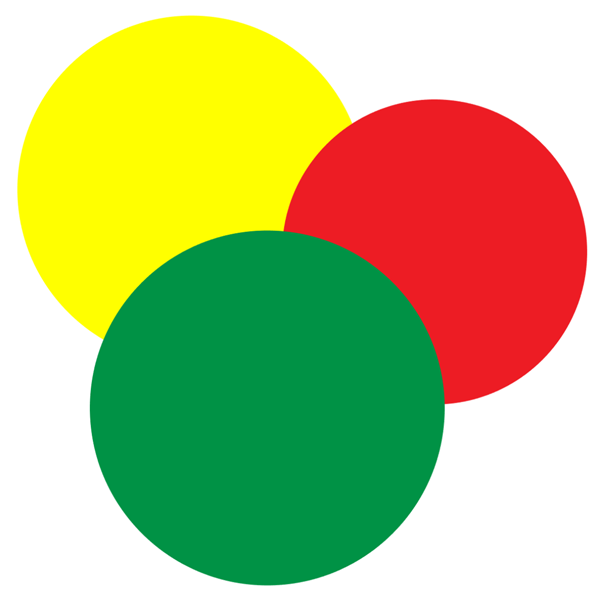
#> input picture 5 lab/picture.png, 600 x 600 px
$ jupyter execute lab5.ipynb
#> lines starting #> are read from the running program, lines starting #| are printed output that depends on the picture
# Лабораторная работа 5. Основы анализа данных NumPy и Matplotlib.

# Часть 1. NumPy

При решении научных задач с помощью численных методов зачастую приходится иметь дело с большими массивами данных в виде массивов и матриц. Стандартные средства Python (например, использование списков для хранения данных и прямой перебор элементов с помощью циклов) плохо подходят для таких задач, так как будут работать крайне медленно, в отличие от программ на компилируемых языках (Fortran, С). Пакет NumPy (http://www.numpy.org/) — это основной пакет, используемый в научных вычислениях в Python. NumPy предназначен для эффективной работы с многомерными массивами, в том числе для эффективного применения математических операций к массивам и матрицам и их модификации без прямого перечисления элементов массивов. Помимо этого NumPy обладает и другими возможностями — линейная алгебра, удобный ввод/вывод в файлы, моделирование случайных величин, быстрое преобразование Фурье, объединение программ на Fortran и С и другое (подробнее см. оф. сайт), поэтому важно изучить возможности данной библиотеки как можно лучше.

1.	Внимательно изучите следующий урок по NumPy: http://scipy.github.io/old-wiki/pages/Tentative_NumPy_Tutorial.
2.	Изучите официальное руководство пользователя https://docs.scipy.org/doc/numpy/user/.
3.	Внимательно изучите Reference Guide (полное описание всех функций) https://docs.scipy.org/doc/numpy/reference/, именно в нем перечислены все возможности NumPy, этой ссылкой придется регулярно пользоваться.

Выполните следующие задания (их много, но каждое занимает одну или несколько строк) средствами NumPy (и без использования циклов!)

Импортируйте пакет numpy под именем nр

[cell 1]
import numpy as np
from numpy  import *

Создайте вектор из 10 элементов, заполненный 0, пятый элемент которого равен 1.

[cell 2]
n1=zeros((1,10))
n1[0][4]=1
n1

Создайте матрицу 3 на 3 со значениями от 0 до 8.

[cell 3]
a = arange(9).reshape(3, 3)
a

Найдите индексы ненулевых элементов вектора [1,2,0,0,4,0].

[cell 4]
a2 = array( [1,2,0,0,4,0] )
counter = 0
for i in a2 :
    if(i!=0): print(counter)
    counter+=1

Объявите единичную матрицу размером 3 на 3.

[cell 5]
a3=ones((3,3))
a3

Создайте массив 10x10x10 из случайных чисел.

[cell 6]
a4=random.random((10,10,10))
a4

Создайте матрицу 8 на 8, заполненную 0 и 1 в шахматном порядке.

[cell 7]
a5 = zeros(64).reshape(8, 8)
counter1 = 0
counter2 = 0
for i in range(0, 8):
    for j in range(0, 8):
        if(counter1 % 2 ==0):
            if(counter2 % 2 ==0):
                a5[i][j] = 1
        else:
            if(counter2 % 2 !=0):
                a5[i][j] = 1
        counter2 +=1
    counter1 += 1
    counter2=0
a5

Найдите произведение матриц 5x3 на 3x2 (см. линейную алгебру) .

[cell 8]
m1 = [ [5, 6, 7],[2, 3, 4]]

m2 = [[2, 5, 8, 11],[3, 6, 9, 12],[1, 4, 7, 10]]

m3 = [ [ sum(map(lambda x: x[0] * x[1], zip(m1[i], [c[j] for c in m2]))) for j in range(len(m2[0])) ] for i in range(len(m1)) ]

for res in m3:
    print(res)

Создайте матрицу, в каждом ряду которой стоят числа от 0 до 8 (используйте сложение матрицы с вектором).

[cell 9]
a7=np.zeros((3,9))
v1=np.array([0,1,2,3,4,5,6,7,8])
anew=a7+v1
anew

Создайте вектор длины 1000. Найдите среднее (арифметическое) значение из этих элементов.

[cell 10]
a8=np.random.random((1,1000))
sum=0
for i in range(0,len(a8[0])-1):
    sum+=a8[0][i]
print(sum/1000)

## Часть 2. Matplotlib

Matplotlib (http://matplotlib.org/index.html) — это библиотека для создания графиков в Python. Matplotlib позволяет строить графики любой сложности типографского качества, которые можно вставить в статью. Подробнее о возможностях см. http://matplotlib.org/users/ intro.html. Matplotlib — большой и сложный инструмент, но на прак¬тике в научных вычислениях часто пользуются частью библиотеки matplotlib .pyplot, которая имитирует построение графиков в стиле MATLAB. В качестве достаточно полного введения можно прочитать http://matplotlib.org/users/index.html.

На практике бывает очень трудно помнить все возможности Matplotlib, поэтому часто используют галереи готовых примеров, а потом модифи-цируют их под свои нужды. Примеры таких подборок можно найти по следующим ссылкам:

•	http://matplotlib.org/gallery.html
•	http://matplotlib.org/examples/index.html
•	http://wiki.scipy.org/Cookbook/Matplotlib/

Еще материалы.
1.	Введение http://matplotlib.org/users/pyplot_tutorial.html
2.	Введение 2 http://www.loria.fr/~rougier/teaching/matplotlib/.
Изучите, как создавать графики разных типов http://www.loria.fr/~rougier/teaching/matplotlib/#other-types-of-plots.
3.	Использование текста в подписях и т.д. http://matplotlib.org/users/text_intro.html.
4.	Использование математического текста http://matplotlib.org/users/mathtext.html.
5.	Создание легенды http://matplotlib.org/users/legend_guide.html.
6.	Интерактивное использование Matplotlib http://matplotlib.org/users/shell.html (этот пример можно использовать не только в командной строке, но и в коде для наблюдения за изменением графиков в ходе выполнения программы).

[cell 11]
import matplotlib as mp
import matplotlib.pyplot as plt

Постройте поточечный график функции. Сгенерируйте два массива для этого. Один со значениями по возрастанию (для X), второй со случайными значениями (для Y).

[cell 12]
X=([10,20,30,40,50])
Y=([3,6,8,4,5])
plt.plot(X,Y, "ro")
plt.show()
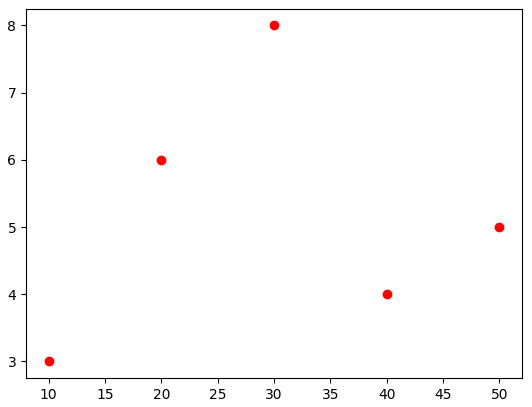
#> figure drawn by matplotlib, 1 panel

Выберите тригонометрическую функцию $T(x)$, выберите полином $P(x)$. Постройте график функции $T(x)P(x)$.

К графику добавьте: обозначение оси абсцисс, обозначение оси ординат, название графика, вставка легенды (текста в label).

[cell 13]
X = np.linspace(-np.pi, np.pi, 256, endpoint=True)
Tx=np.cos(X)
def Px(X):
    return X**2+3*X
f=Tx*Px(X)
plt.plot(X,f, "r")
plt.title('график ')
plt.xlabel('X')
plt.ylabel('Y')
plt.legend("f")
plt.show()
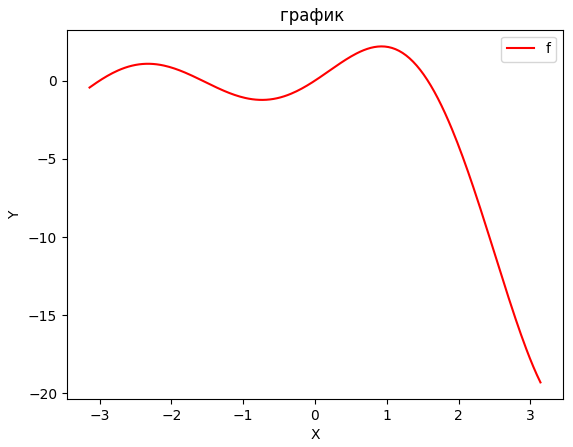
#> figure drawn by matplotlib, 1 panel; curve peaks at x = 0.924, y = 2.19

Измените цвет графика на Ваш любимый.

[cell 14]
plt.plot(X,f, "g")
plt.title('график ')
plt.xlabel('X')
plt.ylabel('Y')
plt.legend("f")
plt.show()
#> figure, not shown here; curve peaks at x = 0.924, y = 2.19

Постройте несколько квивых. Первая - цвет красный, сплошная, вторая - цвет синий, штрих-пунктир.

[cell 15]
def f1(X):
    return np.exp(X) * np.cos(X)
def f2(X):
    return np.cos(X)
plt.title('f1 ')
plt.plot(X,f1(X), "r")
plt.show()
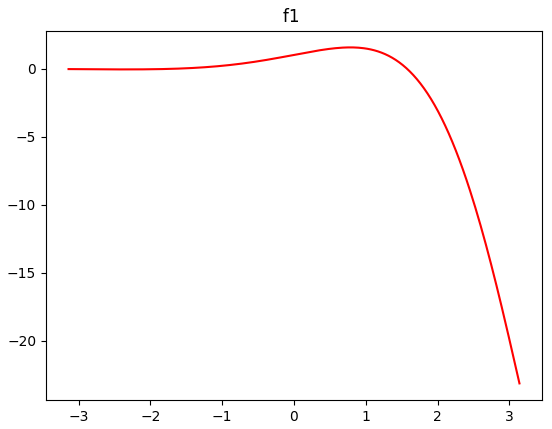
#> figure drawn by matplotlib, 1 panel; curve peaks at x = 0.776, y = 1.55
plt.title('f2 ')
plt.plot(X,f2(X), "b--")
plt.show()
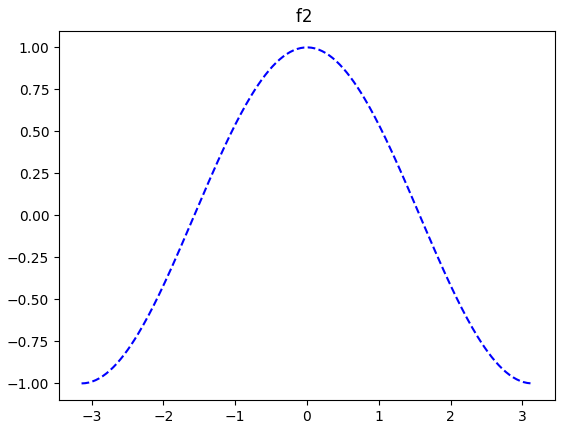
#> figure drawn by matplotlib, 1 panel; curve peaks at x = -0.0123, y = 1

Постройте теже графики, только для первого добавьте маркеры из красных треугольников, для второго синие круглые маркеры.

[cell 16]
X = np.linspace(-np.pi, np.pi, 30, endpoint=True)
plt.title('f1 ')
plt.plot(X,f1(X), "r^")
plt.show()
#> figure, not shown here; curve peaks at x = 0.758, y = 1.55
plt.title('f2 ')
plt.plot(X,f2(X), "bo")
plt.show()
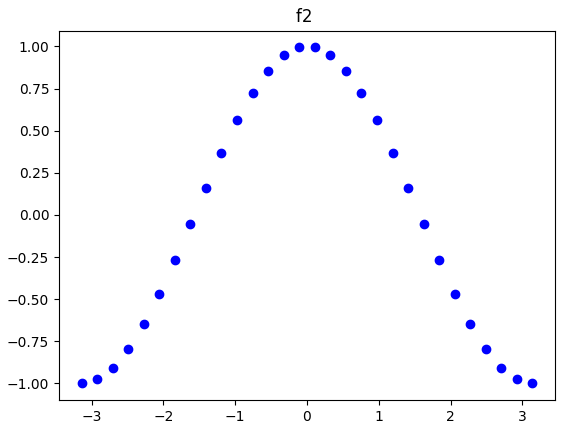
#> figure drawn by matplotlib, 1 panel; curve peaks at x = -0.108, y = 0.994

# Часть 3. OpenCV

Прочитайте картинку используя opencv

[cell 17]
import cv2

img = cv2.imread('picture.png')
#> img is the input picture: shape (600, 600, 3); mean B, G, R 122.4, 189.4, 182.1
cv2.imshow('image',img)
cv2.waitKey(0)
cv2.destroyAllWindows()

Сделайте ее черно-белой

[cell 18]
gray_image = cv2.cvtColor(img, cv2.COLOR_BGR2GRAY)
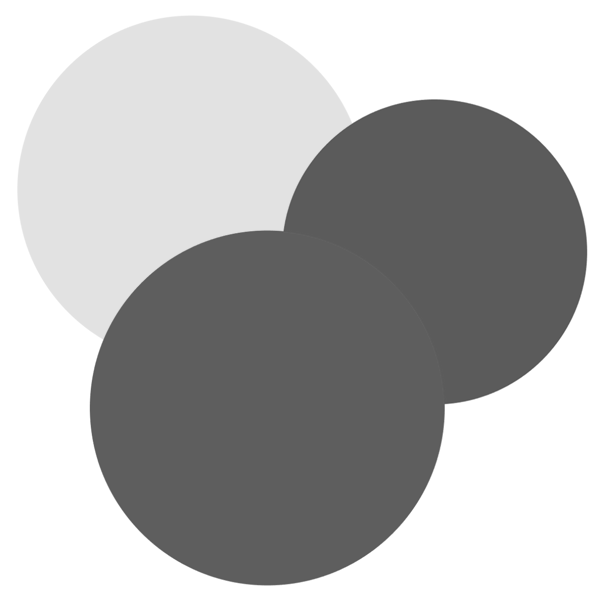
#> gray_image: shape (600, 600); min 83, max 255, mean 179.6
cv2.imshow('image',gray_image)
cv2.waitKey(0)
cv2.destroyAllWindows()

Измените размер на 300x300

[cell 19]
resize_img = cv2.resize(img  , (300 , 300))
cv2.imshow('image' , resize_img)
cv2.waitKey(0)
cv2.destroyAllWindows()

Разбейте ее на 2 картинки. Сохраните.

[cell 20]
width, height, channels=img.shape
#> width = 600; height = 600; channels = 3
slice1=img[0:int(height/2),0:int(width)]
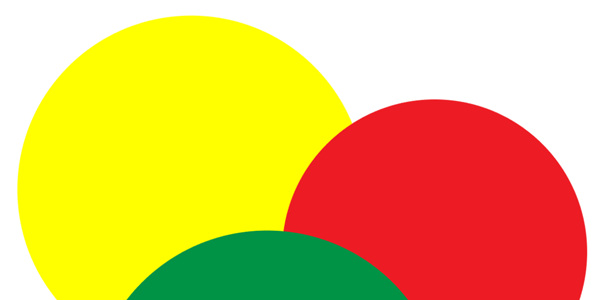
#> slice1: shape (300, 600, 3); mean B, G, R 93.7, 189.6, 231.1
cv2.imshow('image' , slice1)
cv2.waitKey(0)
cv2.destroyAllWindows()
slice2=img[int(height/2):height,0:int(width)]
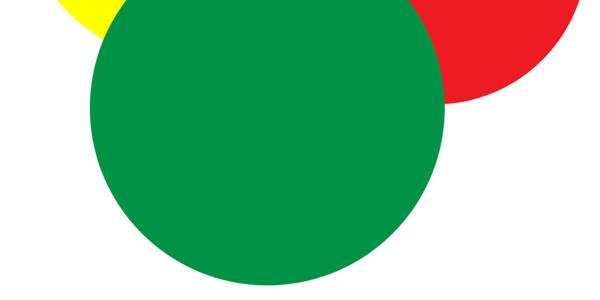
#> slice2: shape (300, 600, 3); mean B, G, R 151.1, 189.1, 133.1
cv2.imshow('image' , slice2)
cv2.waitKey(0)
cv2.destroyAllWindows()
cv2.imwrite("picture1.png", slice1)
cv2.imwrite("picture2.png", slice2)
#> Out = True
